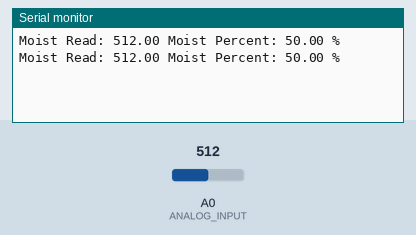
A sketch run on a simulated ESP8266 (NodeMCU). On the bench: the last lines printed to the serial monitor. The inputs (shaded band) are chosen by the test bench; at power-on: A0 (ANALOG_INPUT) = 512.

Above: at 1.8 s.
1.9 s: A0 (ANALOG_INPUT) set to 716
At 2.8 s:
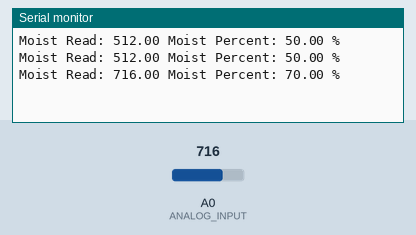
3.4 s: A0 (ANALOG_INPUT) set to 900
At 4.8 s:
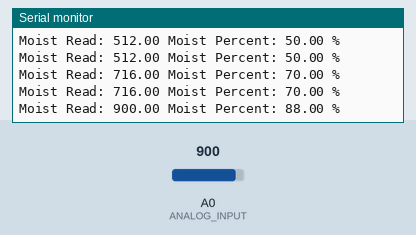
Timing chart, 0 to 6.4 s (numbered marks = the images above; inputs shaded):
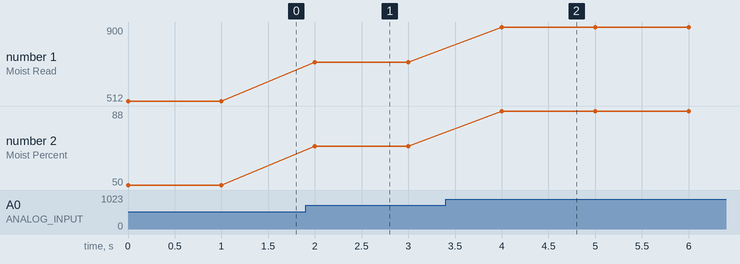

Measured:
- after the input at 1.9 s, the serial monitor: prints a new line after 0.10 s (image 1)
- after the input at 3.4 s, the serial monitor: prints a new line after 0.60 s (image 2)
- plotted number 1: 512 → 716 after the input at 1.9 s, 716 → 900 after the input at 3.4 s
- plotted number 2: 50 → 70 after the input at 1.9 s, 70 → 88 after the input at 3.4 s

The sketch:

POWAR-MUX_MOISTUREwMAP.ino
```cpp
#define MUX_A D5
#define MUX_B D4
#define MUX_C D3

#define ANALOG_INPUT A0

float MOISTval;
float Moist;
float dry = 0; // Calibrate with reading when DRY
float wet = 1024; // Calibrate with reading when TOTALLY WET

void setup() {
  Serial.begin(9600);

  //Deifne output pins for Mux
  pinMode(MUX_A, OUTPUT);
  pinMode(MUX_B, OUTPUT);
  pinMode(MUX_C, OUTPUT);
}

void changeMux(int c, int b, int a) {
  digitalWrite(MUX_A, a);
  digitalWrite(MUX_B, b);
  digitalWrite(MUX_C, c);
}

void loop() {

  // MOIST READ - MuxPin1
  changeMux(LOW, LOW, HIGH);
  Moist = analogRead(ANALOG_INPUT); //Value of the sensor connected Option 1 pin of Mux
  MOISTval = map(Moist,dry,wet,0,100);

  Serial.print("Moist Read: ");
  Serial.print(Moist);
  Serial.print(" Moist Percent: ");
  Serial.print(MOISTval);
  Serial.println(" %");
  delay(1000);

}
```
